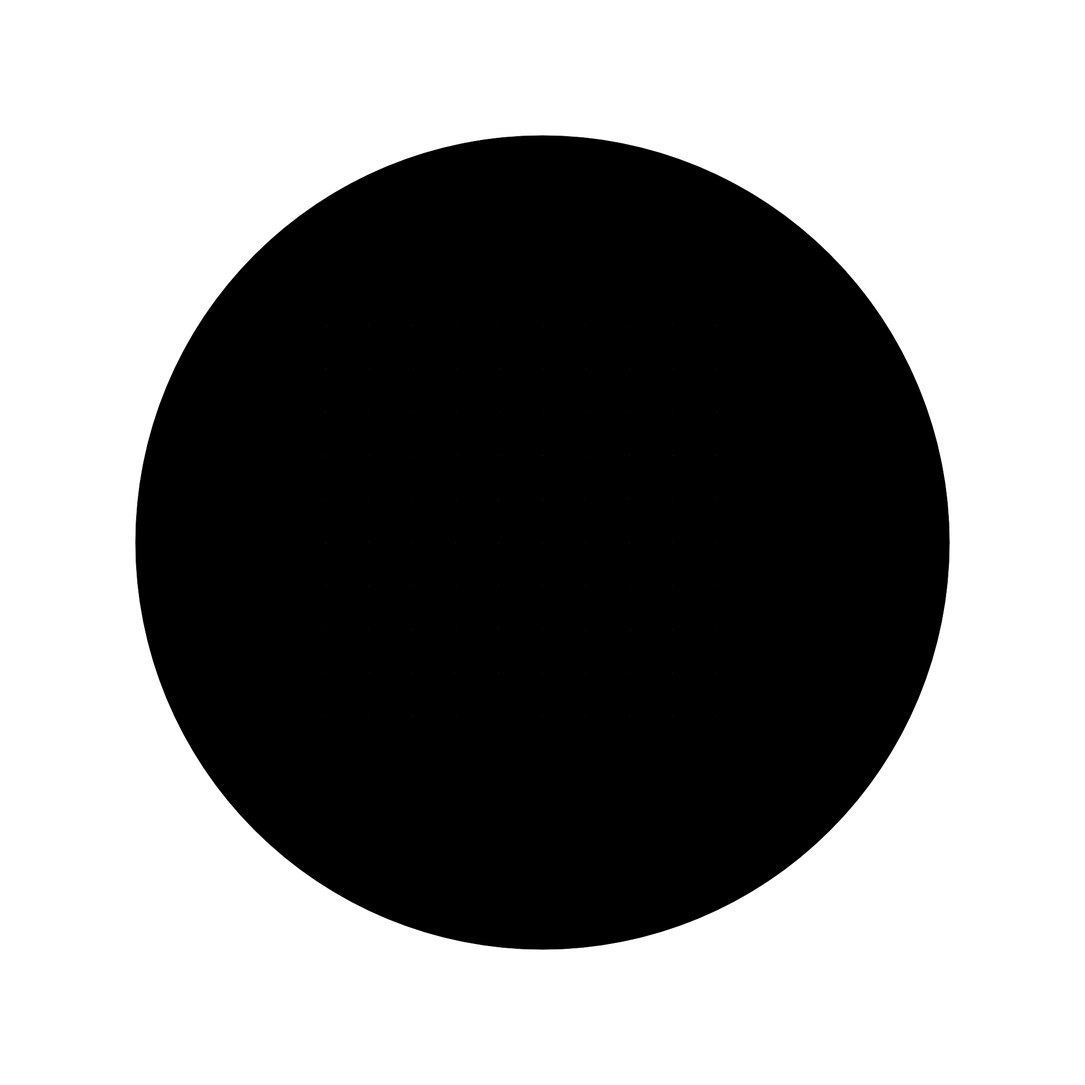
Frame 1 (no input)
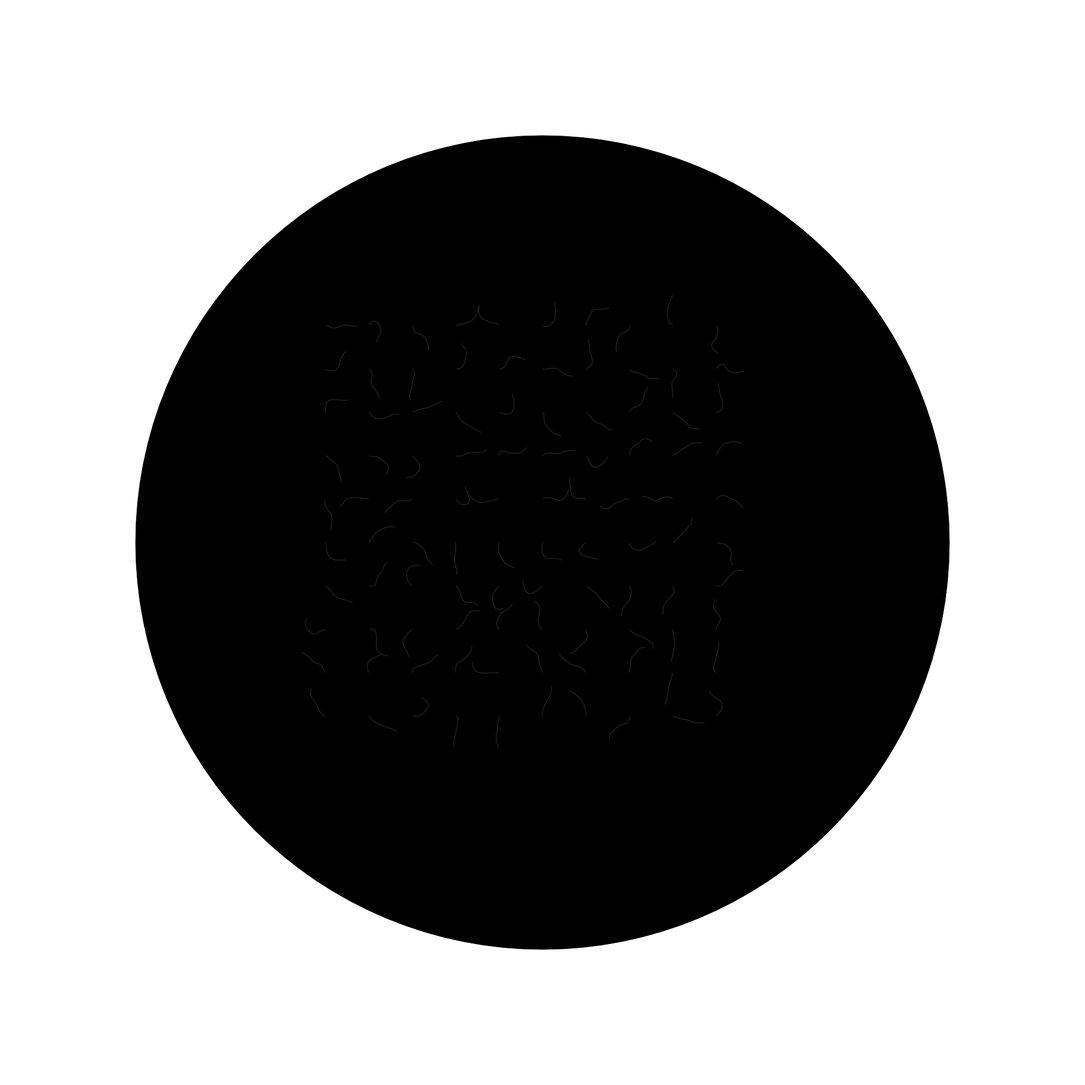
Frame 60 (no input)
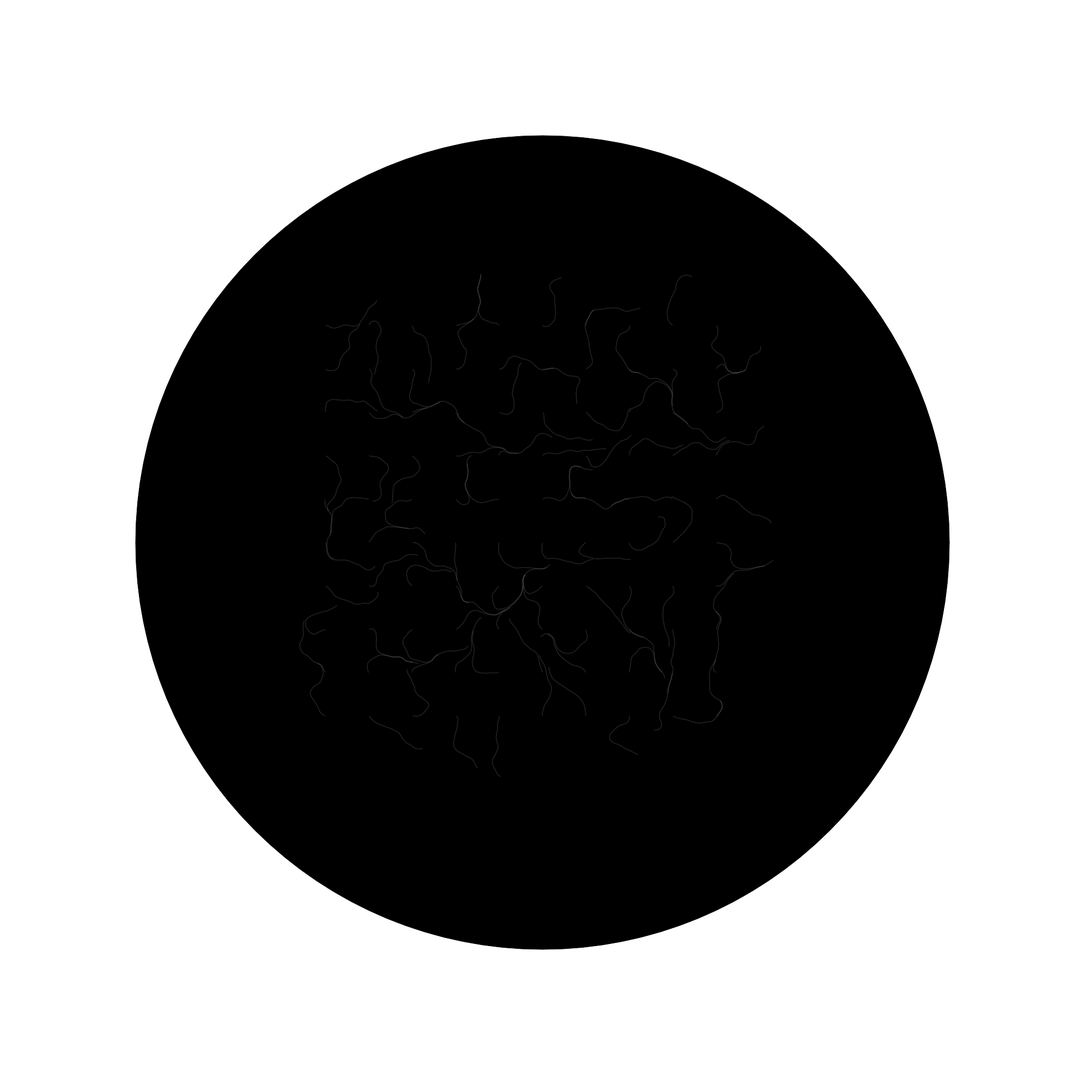
Frame 120 (the mouse pressed at the canvas centre since frame 60)

The p5.js sketch that drew these frames (run headless with seeded random() and noise() and a simulated clock; from frame 60 on, the mouse is pressed at the canvas centre):

// p5.js sketch
// ── sketch.js
var noiseScale = 90.0;
var particles = [];
var sqSize = 10;
var sqSpacing = 80;
var nz = 0;
function setup() {
    createCanvas(2000, 2000);
    background(255);
    smooth();
    for(var y = 0; y < sqSize; y++) {
        for(var x = 0; x < sqSize; x++) {
            var p = new Particle(width/2 + (x - sqSize/2) * sqSpacing, height/2 + (y - sqSize/2)*sqSpacing);
            particles.push(p);
        }
    }
    fill(0);
    ellipse(width/2, height/2, 1500);
}

function draw() {
    // noStroke();
    for (var i = 0; i < particles.length; i++ ) {
        particles[i].update();
        particles[i].display();
    }
    // nz += .01;
}


class Particle {
    constructor(x, y) {
        this.pos = createVector(x, y);

    }

    update() {
        var vel = p5.Vector.fromAngle(dirFromNoise(this.pos.x, this.pos.y), 1);
        this.pos.add(vel);
    }

    display() {
        stroke(255, 20);
        strokeWeight(2);
        point(this.pos.x, this.pos.y);
    }

}


function dirFromNoise(x, y) {
    var dirAngle = map(noise(x/noiseScale, y/noiseScale, nz), 0, 1, -TWO_PI, TWO_PI);
    return dirAngle;
}
